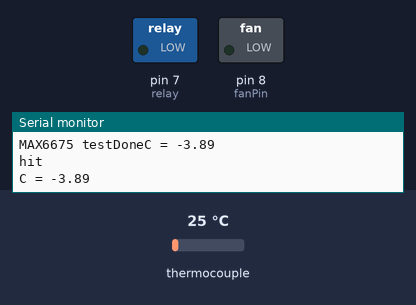
A sketch run on a simulated Arduino Uno, built with avr-gcc and run on an emulated ATmega328P. On the bench: switched loads named in the sketch (green lamp = pin HIGH), the last lines printed to the serial monitor. The test bench sets the inputs (shaded band); at power-on: thermocouple 25 °C.

Above: at 12.8 s.
12.9 s: thermocouple set to 55 °C
26.3 s: thermocouple set to 63 °C
At 37.4 s:
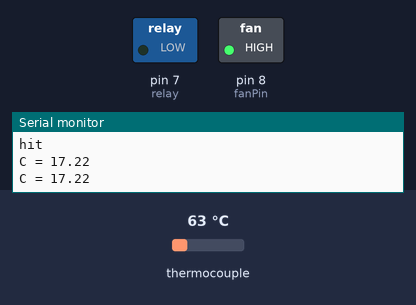
38.6 s: thermocouple set to 6 °C
At 41.4 s:
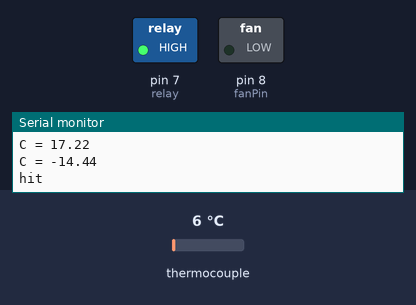
52.1 s: thermocouple set to 75 °C
At 63.0 s:
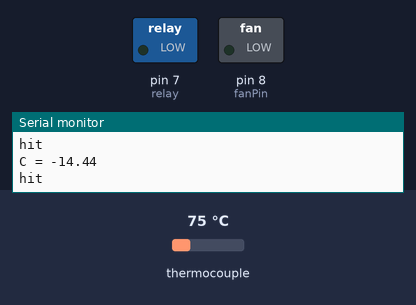
Timing chart, 0 to 66.2 s (numbered marks = the images above; inputs shaded):
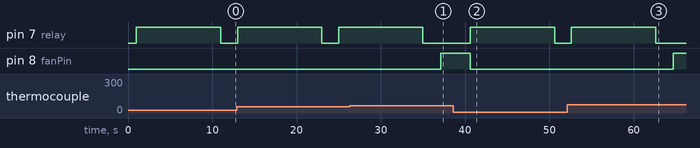

The sketch:

temperature_detect.ino
```cpp
#include <SPI.h>
#include "Adafruit_MAX31855.h"
#define DO 3
#define CS 4
#define CK 5
Adafruit_MAX31855 thermocouple(CK, CS, DO);
int relay = 7;
int fanPin = 8;
void setup()
{

  Serial.begin(9600);
  Serial.print("MAX6675 test");
  if (!thermocouple.begin())
  {
    Serial.print("ERROR.");
    while (1) delay(10);
  }

  Serial.print("Done");
  pinMode(relay, OUTPUT);
  pinMode(fanPin, OUTPUT);

}

void loop()
{
  double f = thermocouple.readCelsius();


  if (isnan(f)) {
     Serial.println("Thermocouple fault(s) detected!");
     uint8_t e = thermocouple.readError();
   }

   else {
     double c=(f-32) * 5 / 9;
     Serial.print("C = ");
     Serial.println(c);
   }

  delay(1000);

  if(f<60){

     analogWrite(fanPin, 0);

     digitalWrite(relay,HIGH);
     Serial.println("hit");
      delay(10000);
     digitalWrite(relay,LOW);
      delay(1000);
   }
   else{
   digitalWrite(relay,LOW);
   delay(100);
   analogWrite(fanPin, 255);
   delay(100);

   }

}
```

Measured:
- the behaviour switches between 59 and 60 °C on thermocouple (found by bisection; images 0 and 1)
- after the input at 26.3 s, pin 7 (relay): goes on until 35.0 s, then stays LOW; pin 8 (fanPin): LOW → HIGH after 10.8 s
- after the input at 38.6 s, pin 7 (relay): LOW → HIGH after 2.0 s, → LOW 10.0 s later; pin 8 (fanPin): HIGH → LOW after 2.0 s
- after the input at 52.1 s, pin 7 (relay): goes on until 62.6 s, then stays LOW; pin 8 (fanPin): LOW → HIGH after 12.6 s
